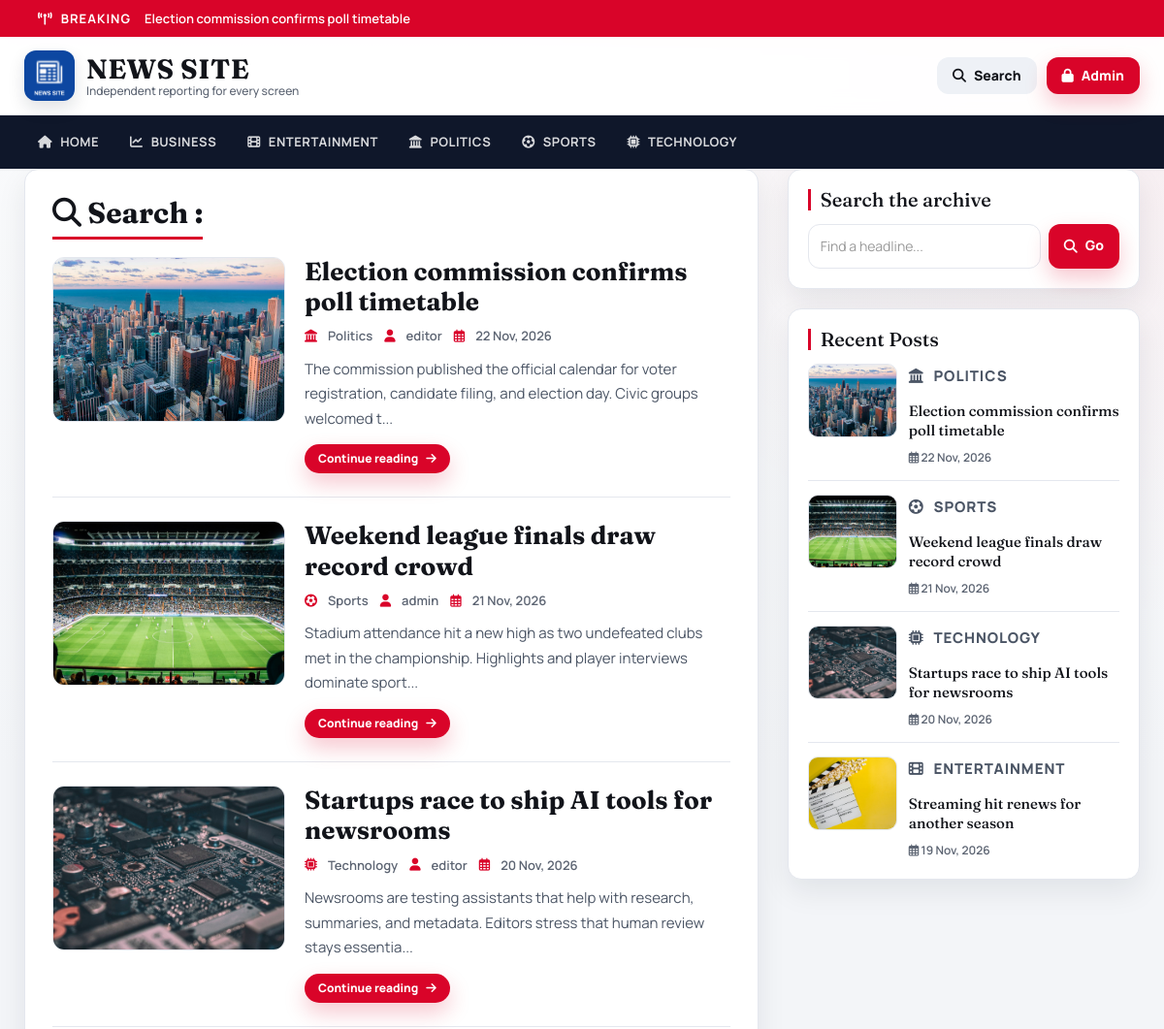
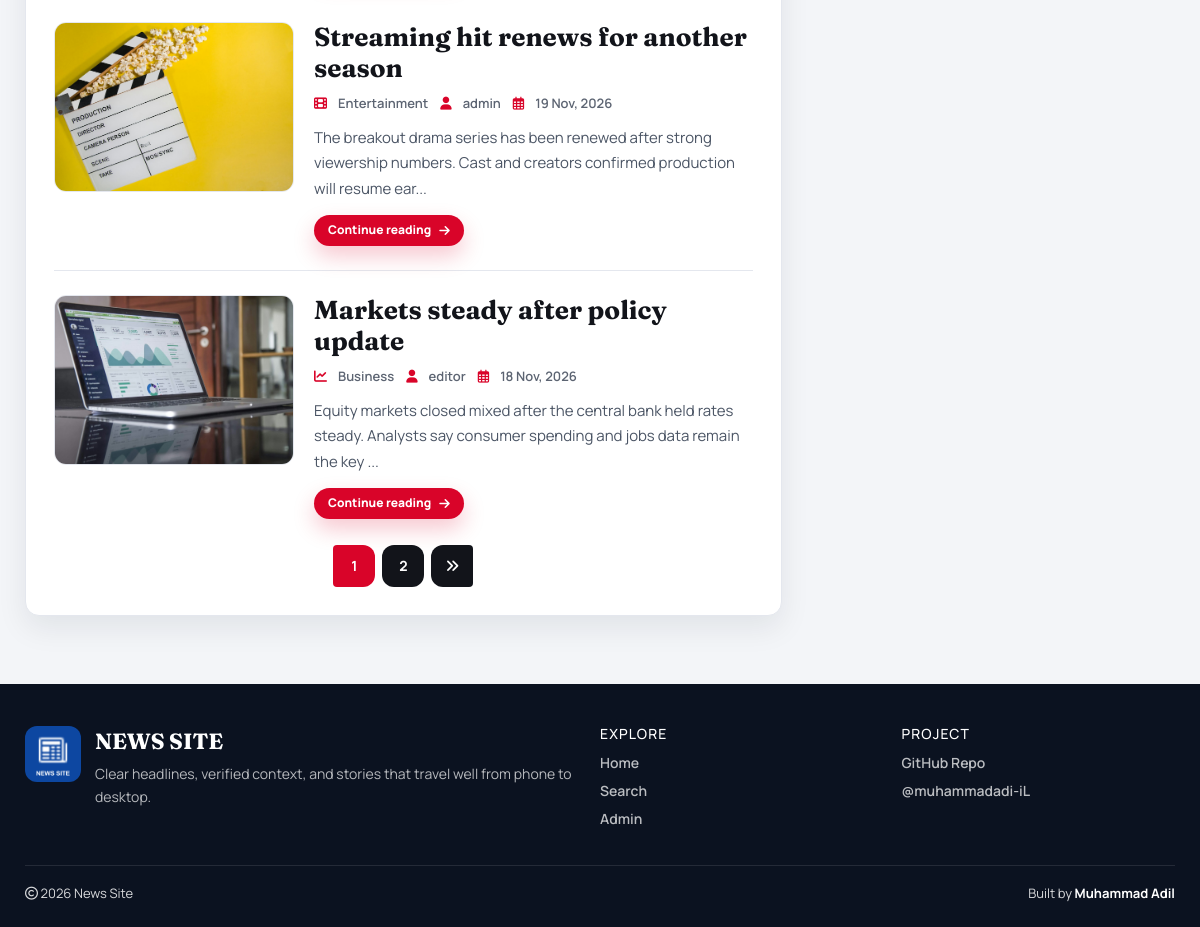
Screenshot of /search.php with the database file from the repository (2 pictures, top to bottom).
### tables this page shows
CREATE TABLE `posts` (
  `id` int(11) NOT NULL AUTO_INCREMENT,
  `post_title` varchar(200) NOT NULL,
  `post_keywords` text NOT NULL,
  `post_content` int(11) NOT NULL,
  `post_date` varchar(50) NOT NULL,
  `post_author` int(11) NOT NULL,
  `post_image` varchar(255) NOT NULL DEFAULT 'post-format.jpg',
  PRIMARY KEY (`id`)
);

CREATE TABLE `category` (
  `id` int(11) NOT NULL AUTO_INCREMENT,
  `category_name` varchar(100) NOT NULL,
  `post` int(11) NOT NULL DEFAULT 0,
  PRIMARY KEY (`id`)
);

CREATE TABLE `users` (
  `id` int(11) NOT NULL AUTO_INCREMENT,
  `first_name` varchar(30) NOT NULL,
  `last_name` varchar(30) NOT NULL,
  `username` varchar(30) DEFAULT NULL,
  `password` varchar(40) DEFAULT NULL,
  `role` int(11) NOT NULL COMMENT '1=Admin, 0=Normal',
  PRIMARY KEY (`id`)
);

### includes/helpers.php (called while the page is built, shortened)
<?php
function post_image_src($filename, $prefix = '')
{
    $filename = trim((string) $filename);
    $candidates = [
        'images/' . $filename,
        'admin/upload/' . $filename,
    ];
    $root = dirname(__DIR__);
    foreach ($candidates as $rel) {
        if (is_file($root . '/' . $rel)) {
            return $prefix . $rel;
        }
    }
    return $prefix . 'images/post-format.jpg';
}
function e($value)
{
    return htmlspecialchars((string) $value, ENT_QUOTES, 'UTF-8');
}
function category_icon($name)
{
    $key = strtolower(trim((string) $name));
    $map = [
        'politics' => 'fa-landmark',
        'sports' => 'fa-futbol',
        'business' => 'fa-chart-line',
        'entertainment' => 'fa-film',
        'technology' => 'fa-microchip',
        'health' => 'fa-heart-pulse',
        'science' => 'fa-flask',
        'world' => 'fa-earth-americas',
    ];
    return $map[$key] ?? 'fa-bookmark';
}

### config.php (called while the page is built, shortened)
<?php
$hostname = "http://localhost/news-site";
require_once __DIR__ . '/includes/helpers.php';

### search.php (the view, shortened to what this page needs)
<?php include 'header.php'; ?>
    <div id="main-content">
      <div class="container">
        <div class="row content-grid">
            <div class="col-xs-12 col-sm-12 col-md-8">
                <div class="post-container">
                  <?php
                    include "config.php";
                    $id = isset($_GET['search']) ? mysqli_real_escape_string($conn, trim($_GET['search'])) : '';
                    ?>
                  <div class="section-head"><h2 class="page-heading"><i class="fa-solid fa-magnifying-glass"></i> Search : <?php echo e($id); ?></h2></div>
                  <?php
                        $limit = 5;
                        $page = isset($_GET['page']) ? max(1, (int) $_GET['page']) : 1;
                        $offset = ($page - 1) * $limit;
                        $sql = "SELECT posts.id, posts.post_title, posts.post_keywords, posts.post_date, posts.post_author, posts.post_image, category.category_name, users.username, posts.post_content FROM posts
                        LEFT JOIN category ON posts.post_content = category.id
                        LEFT JOIN users ON posts.post_author = users.id
                        WHERE posts.post_title LIKE '%{$id}%' OR posts.post_keywords LIKE '%{$id}%'
                        ORDER BY posts.id DESC LIMIT {$offset}, {$limit}";
                        $result = mysqli_query($conn, $sql) or die("query failed.");
                        if (mysqli_num_rows($result) > 0) {
                            while ($row = mysqli_fetch_assoc($result)) {
                                $img = post_image_src($row['post_image']);
                        ?>
                        <article class="post-content post-card">
                            <div class="post-card-inner">
                                <a class="post-img" href="single.php?id=<?php echo (int) $row['id']; ?>"><img src="<?php echo e($img); ?>" alt=""/></a>
                                <div class="inner-content">
                                    <h3><a href="single.php?id=<?php echo (int) $row['id']; ?>"><?php echo e($row['post_title']); ?></a></h3>
                                    <div class="post-information meta-row">
                                        <span class="meta-pill"><i class="fa-solid <?php echo category_icon($row['category_name']); ?>"></i> <a href="category.php?cid=<?php echo (int) $row['post_content']; ?>"><?php echo e($row['category_name']); ?></a></span>
                                        <span class="meta-pill"><i class="fa-solid fa-user"></i> <a href="author.php?aid=<?php echo (int) $row['post_author']; ?>"><?php echo e($row['username']); ?></a></span>
                                        <span class="meta-pill"><i class="fa-regular fa-calendar-days"></i> <?php echo e($row['post_date']); ?></span>
                                    </div>
                                    <p class="description"><?php echo e(substr($row['post_keywords'], 0, 130)) . "..."; ?></p>
                                    <a class="btn btn-accent btn-sm" href="single.php?id=<?php echo (int) $row['id']; ?>">Continue reading <i class="fa-solid fa-arrow-right"></i></a>
                                </div>
                            </div>
                        </article>
                        <?php
                            }
                        } else {
                            echo "<p class='empty-state'><i class='fa-solid fa-magnifying-glass'></i> No Record Found</p>";
                        }
                        $sql1 = "SELECT COUNT(*) AS total FROM posts WHERE posts.post_title LIKE '%{$id}%' OR posts.post_keywords LIKE '%{$id}%'";
                        $result1 = mysqli_query($conn, $sql1) or die('Query Failed.');
                        $total_record = (int) mysqli_fetch_assoc($result1)['total'];
                        $total_page = (int) ceil($total_record / $limit);
                        $q = urlencode($id);
                        if ($total_page > 1) {
                           echo "<ul class='pagination admin-pagination'>";
                           for ($i = 1; $i <= $total_page; $i++) {
                               $active = ($i === $page) ? "active" : "";
                               echo '<li class="' . $active . '"><a href="search.php?search=' . $q . '&page=' . $i . '">' . $i . '</a></li>';
                           }
                           if ($total_page > $page) {
                               echo '<li><a href="search.php?search=' . $q . '&page=' . ($page + 1) . '"><i class="fa-solid fa-angles-right"></i></a></li>';
                           }
                           echo "</ul>";
                        }
                        ?>
                </div>
            </div>
            <?php include 'sidebar.php'; ?>
        </div>
      </div>
    </div>
<?php include 'footer.php'; ?>

### header.php (shortened to what this page needs)
<?php
include "config.php";
$page = basename($_SERVER['PHP_SELF']);
$breaking = mysqli_query($conn, "SELECT id, post_title FROM posts ORDER BY id DESC LIMIT 1");
$break_row = $breaking ? mysqli_fetch_assoc($breaking) : null;
?>
<!DOCTYPE html>
<html lang="en">
<head>
    <link rel="stylesheet" href="css/bootstrap.min.css" />
    <link rel="stylesheet" href="https://cdnjs.cloudflare.com/ajax/libs/font-awesome/6.5.2/css/all.min.css" />
    <link rel="stylesheet" href="css/style.css">
</head>
<body>
<?php if ($break_row) { ?>
<div class="breaking-bar">
    <div class="container breaking-inner">
        <span class="breaking-label"><i class="fa-solid fa-tower-broadcast"></i> Breaking</span>
        <a href="single.php?id=<?php echo (int) $break_row['id']; ?>"><?php echo e($break_row['post_title']); ?></a>
    </div>
</div>
<?php } ?>
<header id="header">
    <div class="container">
        <div class="header-inner">
            <a href="<?php echo $hostname; ?>" id="logo" class="brand-lockup">
                <img src="images/logo.png" alt="News Site">
                <span class="brand-text">
                    <strong>NEWS SITE</strong>
                    <em>Independent reporting for every screen</em>
                </span>
            </a>
            <div class="header-actions">
                <a class="btn btn-ghost" href="search.php"><i class="fa-solid fa-magnifying-glass"></i><span>Search</span></a>
                <a class="btn btn-accent" href="admin/"><i class="fa-solid fa-lock"></i><span>Admin</span></a>
            </div>
        </div>
    </div>
</header>
<nav id="menu-bar">
    <div class="container">
        <?php
        $id = isset($_GET['cid']) ? (int) $_GET['cid'] : 0;
        $sql = "SELECT * FROM category ORDER BY category_name ASC";
        $result = mysqli_query($conn, $sql) or die("Query Failed : Category");
        ?>
        <div class="nav-bar-inner">
            <ul class="menu" id="siteMenu">
                <li>
                    <a class="<?php echo ($page === 'index.php' && $id === 0) ? 'active' : ''; ?>" href="<?php echo $hostname; ?>">
                        <i class="fa-solid fa-house"></i> Home
                    </a>
                </li>
                <?php
                while ($row = mysqli_fetch_assoc($result)) {
                    $active = ($id === (int) $row['id']) ? "active" : "";
                    $icon = category_icon($row['category_name']);
                    echo "<li><a class='{$active}' href='category.php?cid=" . (int) $row['id'] . "'>"
                        . "<i class='fa-solid {$icon}'></i> "
                        . e($row['category_name'])
                        . "</a></li>";
                }
                ?>
            </ul>
        </div>
    </div>
</nav>

### sidebar.php
<div id="sidebar" class="col-xs-12 col-sm-12 col-md-4">
    <div class="side-card search-box-container">
        <h4>Search the archive</h4>
        <form class="search-post" action="search.php" method="GET">
            <div class="search-row">
                <input type="text" name="search" class="form-control" placeholder="Find a headline..." value="<?php echo isset($_GET['search']) ? e($_GET['search']) : ''; ?>">
                <button type="submit" class="btn btn-accent">
                    <i class="fa-solid fa-magnifying-glass"></i>
                    <span>Go</span>
                </button>
            </div>
        </form>
    </div>
    <div class="side-card recent-post-container">
        <h4>Recent Posts</h4>
        <?php
        include "config.php";
        $limit = 4;
        $sql = "SELECT posts.id, posts.post_title, posts.post_date, posts.post_image, category.category_name, posts.post_content FROM posts
                LEFT JOIN category ON posts.post_content = category.id
                ORDER BY posts.id DESC LIMIT {$limit}";
        $result = mysqli_query($conn, $sql) or die("query failed : Recent Post.");
        if (mysqli_num_rows($result) > 0) {
            while ($row = mysqli_fetch_assoc($result)) {
                $img = post_image_src($row['post_image']);
                $icon = category_icon($row['category_name']);
                ?>
        <div class="recent-post">
            <a class="post-img" href="single.php?id=<?php echo (int) $row['id']; ?>">
                <img src="<?php echo e($img); ?>" alt=""/>
            </a>
            <div class="post-content">
                <p class="story-eyebrow"><i class="fa-solid <?php echo $icon; ?>"></i> <?php echo e($row['category_name']); ?></p>
                <h5><a href="single.php?id=<?php echo (int) $row['id']; ?>"><?php echo e($row['post_title']); ?></a></h5>
                <span class="recent-date"><i class="fa-regular fa-calendar-days"></i> <?php echo e($row['post_date']); ?></span>
            </div>
        </div>
                <?php
            }
        }
        ?>
    </div>
</div>

### rows the page displays
posts: post_title "Election commission confirms poll timetable", post_image (picture), category.category_name "Politics", users.username "editor", post_date "22 Nov, 2026", post_keywords "The commission published the official calendar for voter registration, candidate filing, and election day. Civic groups welcomed t", category.category_name "POLITICS"
category: category_name "BUSINESS"
category: category_name "ENTERTAINMENT"
category: category_name "POLITICS"
category: category_name "SPORTS"
category: category_name "TECHNOLOGY"
posts: post_image (picture), post_title "Weekend league finals draw record crowd", category.category_name "Sports", users.username "admin", post_date "21 Nov, 2026", post_keywords "Stadium attendance hit a new high as two undefeated clubs met in the championship. Highlights and player interviews dominate sport", category.category_name "SPORTS"
posts: post_image (picture), post_title "Startups race to ship AI tools for newsrooms", category.category_name "Technology", users.username "editor", post_date "20 Nov, 2026", post_keywords "Newsrooms are testing assistants that help with research, summaries, and metadata. Editors stress that human review stays essentia", category.category_name "TECHNOLOGY"
posts: post_image (picture), post_title "Streaming hit renews for another season", category.category_name "Entertainment", users.username "admin", post_date "19 Nov, 2026", post_keywords "The breakout drama series has been renewed after strong viewership numbers. Cast and creators confirmed production will resume ear", category.category_name "ENTERTAINMENT"
posts: post_image (picture), post_title "Markets steady after policy update", category.category_name "Business", users.username "editor", post_date "18 Nov, 2026", post_keywords "Equity markets closed mixed after the central bank held rates steady. Analysts say consumer spending and jobs data remain the key"
